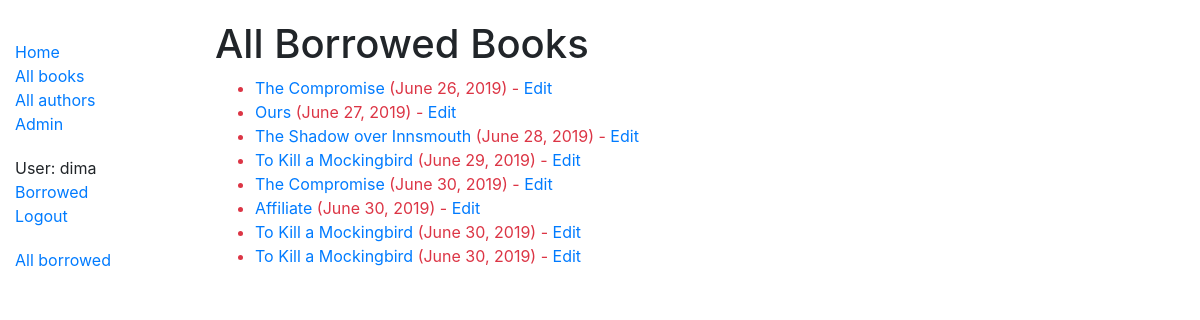
Page /catalog/borrowed/ (signed in) on the committed database.
### catalog/models.py (models this page shows, shortened)
class BookInstance(models.Model):
	id = models.UUIDField(primary_key=True, default=uuid.uuid4, help_text='Unique ID for this particular book across whole library')
	book = models.ForeignKey('Book', on_delete=models.SET_NULL, null=True)
	language = models.ForeignKey('Language', on_delete=models.SET_NULL, null=True)
	imprint = models.CharField(max_length=200)
	due_back = models.DateField(null=True, blank=True)
	LOAN_STATUS = (
		('m', 'Maintenance'),
		('o', 'On loan'),
		('a', 'Available'),
		('r', 'Reserved'),
	)
	status = models.CharField(
		max_length=1,
		choices=LOAN_STATUS,
		blank=True,
		default='m',
		help_text='Book availability',
	)
	borrower = models.ForeignKey(User, on_delete = models.SET_NULL, null=True, blank=True)
	class Meta:
		ordering = ['book', 'status', 'due_back']
		permissions = (("can_mark_returned", "Set book as returned"),)
	@property
	def is_overdue(self):
		if self.due_back and date.today() > self.due_back:
			return True
		return False

class Book(models.Model):
	title = models.CharField(max_length=200)
	summary = models.TextField()
	author = models.ForeignKey('Author', on_delete=models.SET_NULL, null=True)
	isbn = models.CharField('ISBN', max_length=13, help_text='13 Character <a href="https://www.isbn-international.org/content/what-isbn">ISBN number</a>')
	genre = models.ManyToManyField(Genre, help_text='Select a genre for this book')
	class Meta:
		ordering = ['title']
	def display_genre(self):
		return ', '.join(genre.name for genre in self.genre.all())
	display_genre.short_description = 'Genre'

### catalog/views.py (the view)
# urls.py: path('borrowed/', views.AllLoanedBooksListView.as_view(), name='borrowed'),
class AllLoanedBooksListView(PermissionRequiredMixin, generic.ListView):
	model = BookInstance
	permission_required = 'catalog.can_mark_returned'
	template_name = 'catalog/all_borrowed.html'
	paginate_by = 10
	def get_queryset(self):
		return BookInstance.objects.filter(status__exact='o').order_by('due_back')

### catalog/templates/catalog/all_borrowed.html
{% extends "base_generic.html" %}
{% block content %}
<h1>All Borrowed Books</h1>
{% if bookinstance_list %}
	<ul>
		{% for bookinst in bookinstance_list %}
			<li class="{% if bookinst.is_overdue %}text-danger{% endif %}">
				<a href="{% url 'book-detail' bookinst.book.pk %}">
					{{ bookinst.book.title }}
				</a>
				({{ bookinst.due_back }})
				{% if perms.catalog.can_mark_returned %}
				- <a href="{% url 'renew-book-librarian' bookinst.pk %}">Edit</a>
				{% endif %}
			</li>
		{% endfor %}
	</ul>
{% else %}
	<p>There are no books borrowed.</p>
{% endif %}
{% endblock %}

### catalog/templates/base_generic.html (shortened to what this page needs)
<!DOCTYPE html>
<html lang="en">
<head>
	<link rel="stylesheet" href="https://stackpath.bootstrapcdn.com/bootstrap/4.1.3/css/bootstrap.min.css">
	{% load static %}
	<link rel="stylesheet" href="{% static 'css/styles.css' %}">
</head>
<body>
	<div class="container-fluid">
		<div class="row">
			<div class="col-sm-2">
				{% block sidebar %}
				<ul class="sidebar-nav">
					<li>
						<a href="{% url 'index' %}">Home</a>
					</li>
					<li>
						<a href="{% url 'books' %}">All books</a>
					</li>
					<li>
						<a href="{% url 'authors' %}">All authors</a>
					</li>
					{% if user.is_superuser %}
					<li>
						<a href="{% url 'admin:index' %}">Admin</a>
					</li>
					{% endif %}
				</ul>
				<ul class="sidebar-nav">
					{% if not user.is_authenticated %}
						<li>
							<a href="{% url 'login' %}?next={{request.path}}">Login</a>
						</li>
					{% else %}
						<li>
							User: {{ user.get_username }}
						</li>
						<li>
							<a href="{% url 'my-borrowed' %}">Borrowed</a>
						</li>
						<li>
							<a href="{% url 'logout' %}?next={{request.path}}">Logout</a>
						</li>
					{% endif %}
				</ul>
				<ul class="sidebar-nav">
					{% if user.is_staff %}
						<li>
							<a href="{% url 'borrowed' %}">All borrowed</a>
						</li>
					{% endif %}
				</ul>
				{% endblock %}
			</div>
			<div class="col-sm-10">
				{% block content %}
				{% endblock %}
			</div>
		</div>
	</div>
</body>
</html>

### catalog/static/css/styles.css (style rules this page uses)
body { margin-top: 20px; }
.sidebar-nav { margin-top: 20px; padding: 0; list-style: none; }

### rows in the picture
BookInstance: book "The Compromise", due_back "June 26, 2019"
BookInstance: book "Ours", due_back "June 27, 2019"
BookInstance: book "The Shadow over Innsmouth", due_back "June 28, 2019"
BookInstance: book "To Kill a Mockingbird", due_back "June 29, 2019"
BookInstance: book "The Compromise", due_back "June 30, 2019"
BookInstance: book "Affiliate", due_back "June 30, 2019"
BookInstance: book "To Kill a Mockingbird", due_back "June 30, 2019"
BookInstance: book "To Kill a Mockingbird", due_back "June 30, 2019"

### other values in the picture
{{ user.get_username }} "dima"
